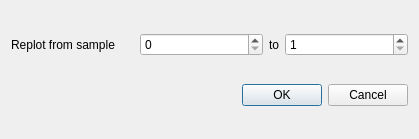
<?xml version="1.0" encoding="UTF-8"?>
<ui version="4.0">
 <class>ReplotDiag</class>
 <widget class="QDialog" name="ReplotDiag">
  <property name="geometry">
   <rect>
    <x>0</x>
    <y>0</y>
    <width>419</width>
    <height>139</height>
   </rect>
  </property>
  <property name="windowTitle">
   <string>Dialog</string>
  </property>
  <layout class="QVBoxLayout" name="verticalLayout" stretch="0,1">
   <item>
    <layout class="QHBoxLayout" name="horizontalLayout">
     <item>
      <widget class="QLabel" name="label">
       <property name="text">
        <string>Replot from sample </string>
       </property>
      </widget>
     </item>
     <item>
      <widget class="QSpinBox" name="spinBox_from"/>
     </item>
     <item>
      <widget class="QLabel" name="label_2">
       <property name="sizePolicy">
        <sizepolicy hsizetype="Fixed" vsizetype="Preferred">
         <horstretch>0</horstretch>
         <verstretch>0</verstretch>
        </sizepolicy>
       </property>
       <property name="text">
        <string>to</string>
       </property>
      </widget>
     </item>
     <item>
      <widget class="QSpinBox" name="spinBox_to">
       <property name="minimum">
        <number>1</number>
       </property>
      </widget>
     </item>
    </layout>
   </item>
   <item>
    <widget class="QDialogButtonBox" name="buttonBox">
     <property name="orientation">
      <enum>Qt::Horizontal</enum>
     </property>
     <property name="standardButtons">
      <set>QDialogButtonBox::Cancel|QDialogButtonBox::Ok</set>
     </property>
    </widget>
   </item>
  </layout>
 </widget>
 <resources/>
 <connections>
  <connection>
   <sender>buttonBox</sender>
   <signal>accepted()</signal>
   <receiver>ReplotDiag</receiver>
   <slot>accept()</slot>
   <hints>
    <hint type="sourcelabel">
     <x>248</x>
     <y>254</y>
    </hint>
    <hint type="destinationlabel">
     <x>157</x>
     <y>274</y>
    </hint>
   </hints>
  </connection>
  <connection>
   <sender>buttonBox</sender>
   <signal>rejected()</signal>
   <receiver>ReplotDiag</receiver>
   <slot>reject()</slot>
   <hints>
    <hint type="sourcelabel">
     <x>316</x>
     <y>260</y>
    </hint>
    <hint type="destinationlabel">
     <x>286</x>
     <y>274</y>
    </hint>
   </hints>
  </connection>
 </connections>
</ui>
